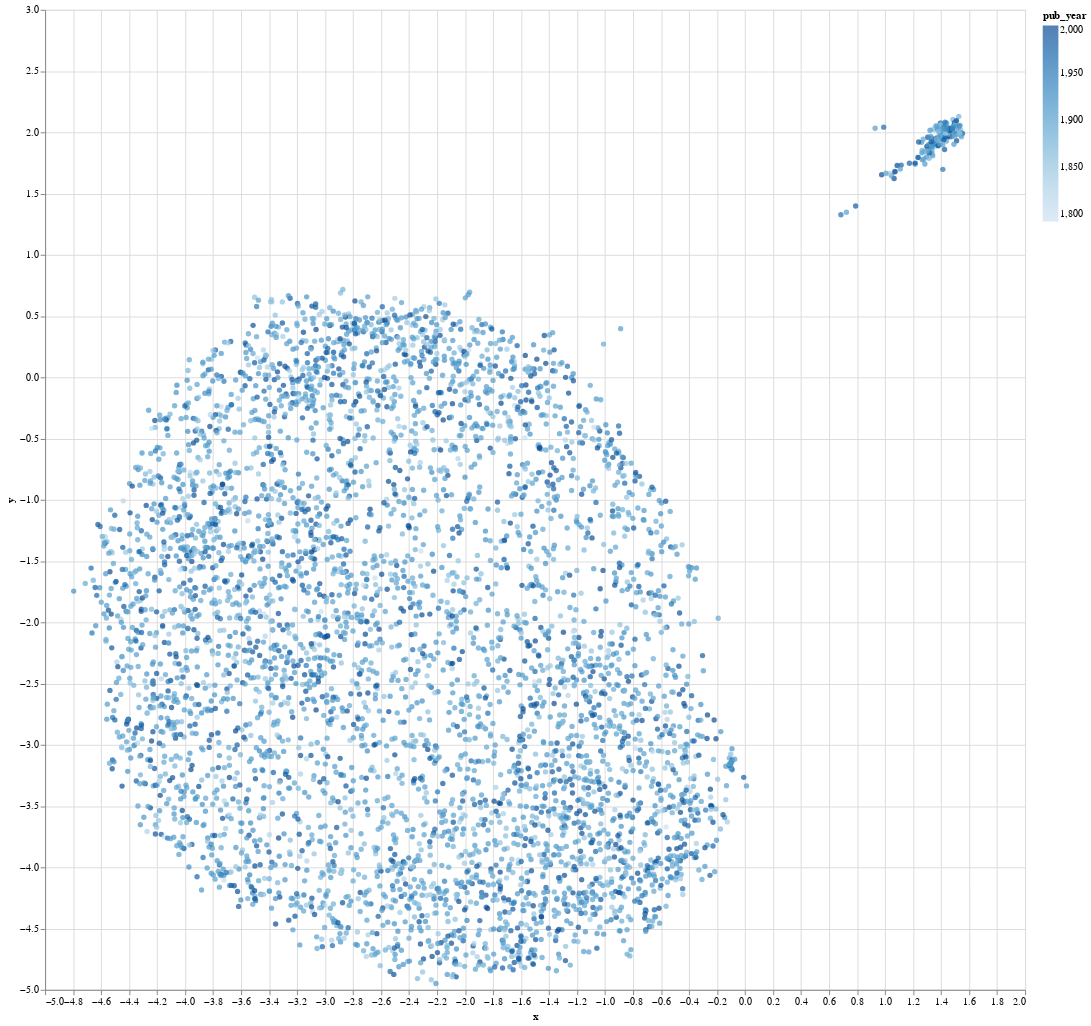

The code cell stored with this chart in its notebook:
### Code cell
chart.interactive()

### Figure 1 — Vega-Lite specification as saved in the notebook (floating-point values rounded to 4 significant figures; data arrays with more than 128 entries replaced by an {"elided": "..."} marker saying what was removed)
{"$schema": "https://vega.github.io/schema/vega-lite/v2.4.3.json", "config": {"view": {"height": 300, "width": 400}}, "data": {"values": {"elided": "5000 records"}}, "encoding": {"color": {"field": "pub_year", "type": "quantitative"}, "tooltip": {"field": "title", "type": "nominal"}, "x": {"field": "x", "type": "quantitative"}, "y": {"field": "y", "type": "quantitative"}}, "height": 1000, "mark": "circle", "selection": {"selector021": {"bind": "scales", "encodings": ["x", "y"], "mark": {"fill": "#333", "fillOpacity": 0.125, "stroke": "white"}, "on": "[mousedown, window:mouseup] > window:mousemove!", "resolve": "global", "translate": "[mousedown, window:mouseup] > window:mousemove!", "type": "interval", "zoom": "wheel!"}}, "width": 1000}
